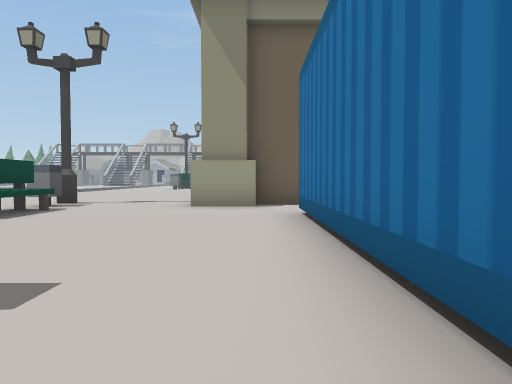
View 1 (above)

21 first-person views from a walk through a Unity game level. The camera is 1.2 m above the floor, tilts 2° down and sees 70° across. The floor is counted in squares, 2 m on a side. Each view is taken from the middle of a square. On the plan, view 1 faces up. The plan holds only what a view shows up to about 10 squares ahead; the rest is blank. The place goes on beyond the plan. Some surface patterns are stand-ins.

View 2
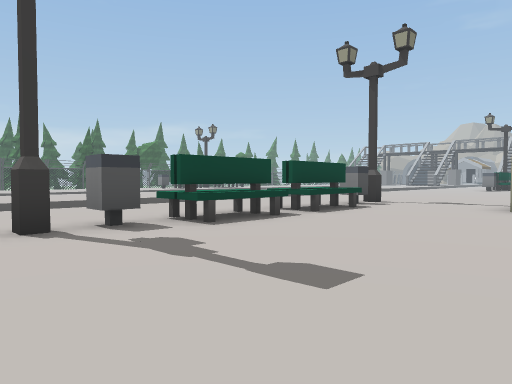

View 3
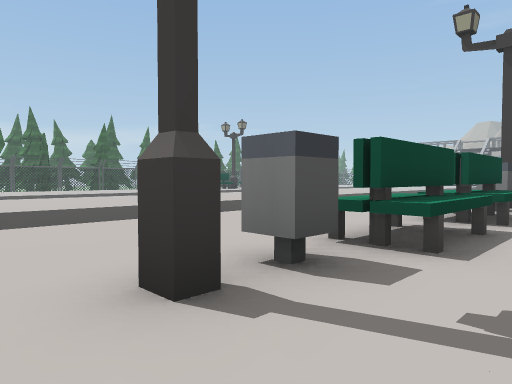

View 4
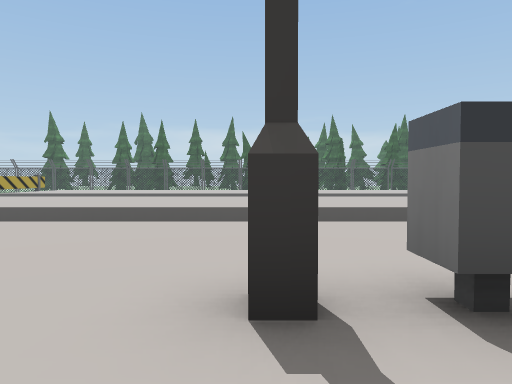

View 5
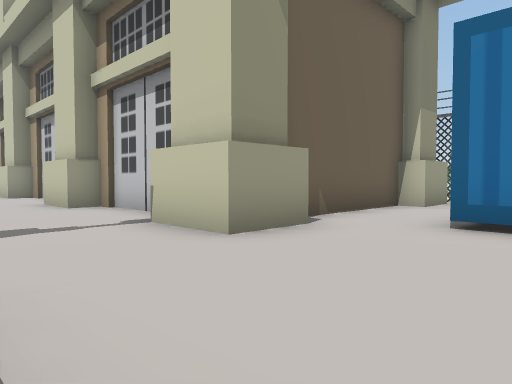

View 6
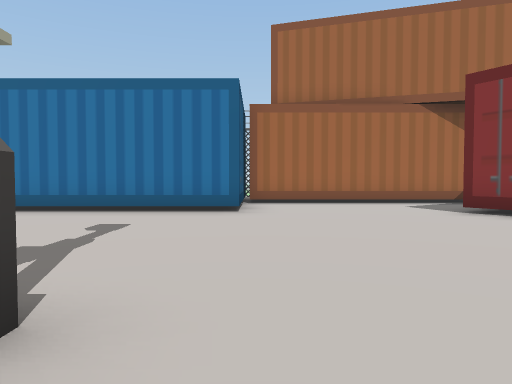

View 7
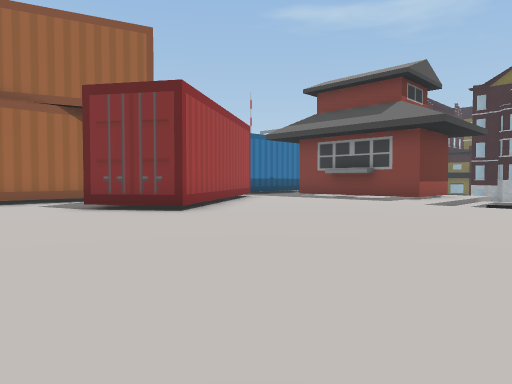

View 8
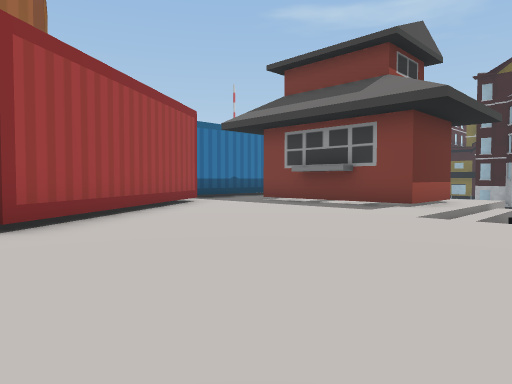

View 9
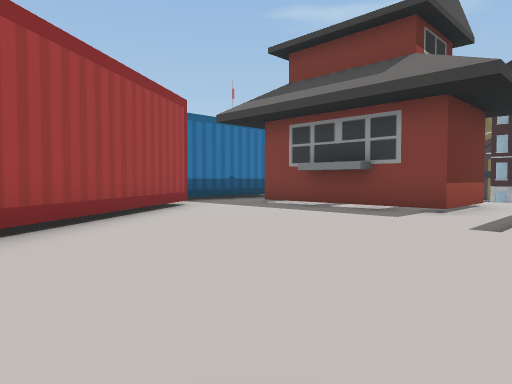

View 10
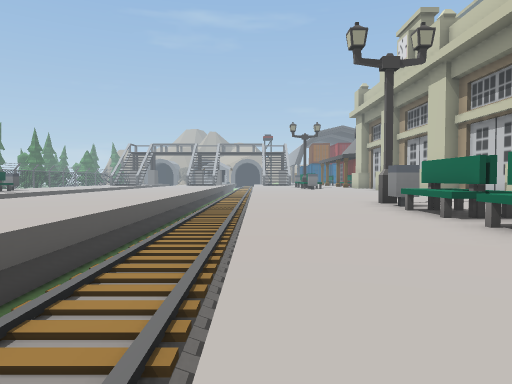

View 11
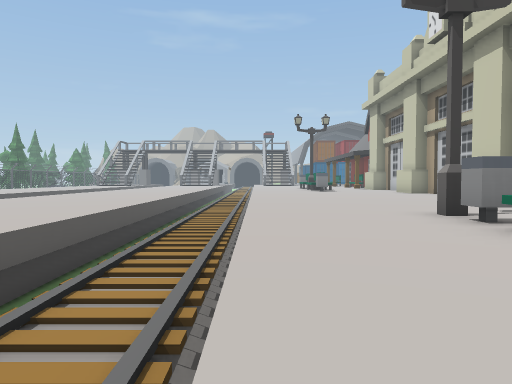

View 12
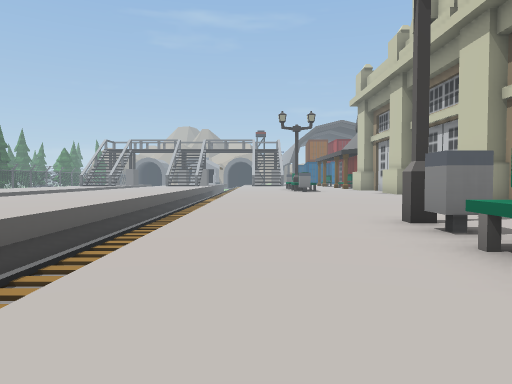

View 13
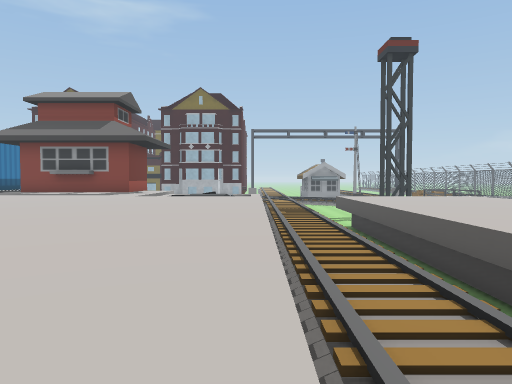

View 14
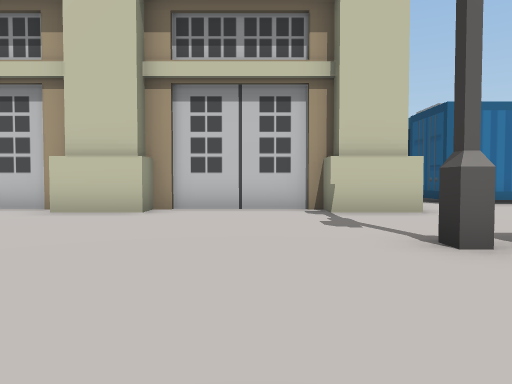

View 15
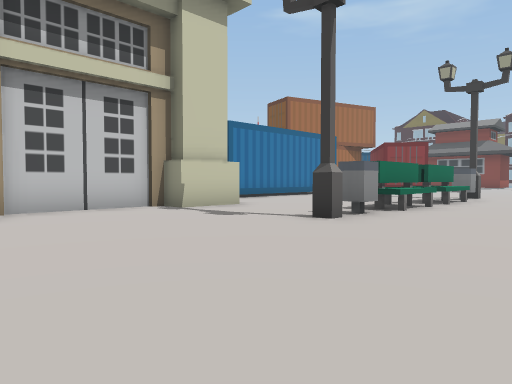

View 16
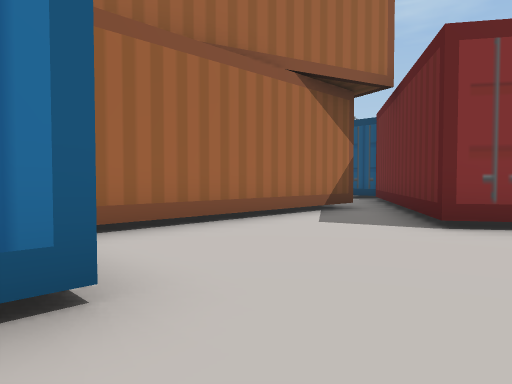

View 17
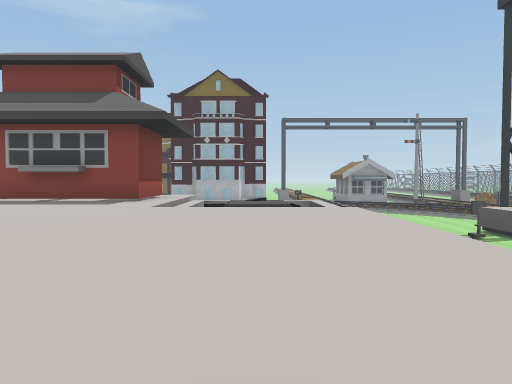

View 18
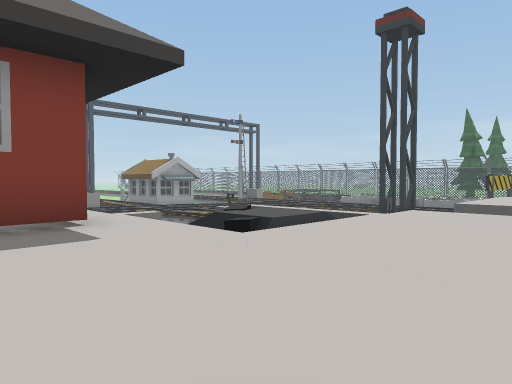

View 19
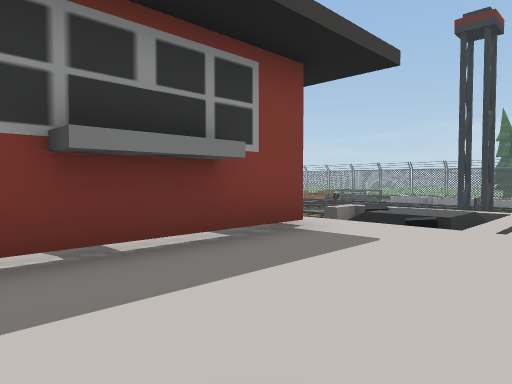

View 20
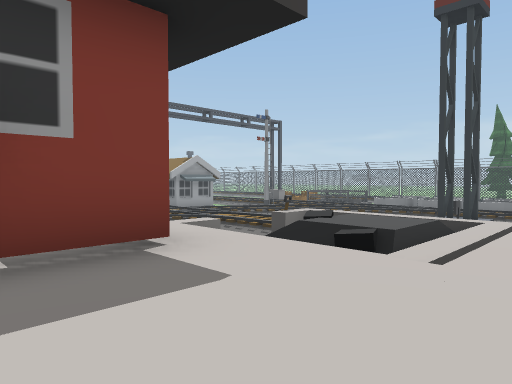

View 21
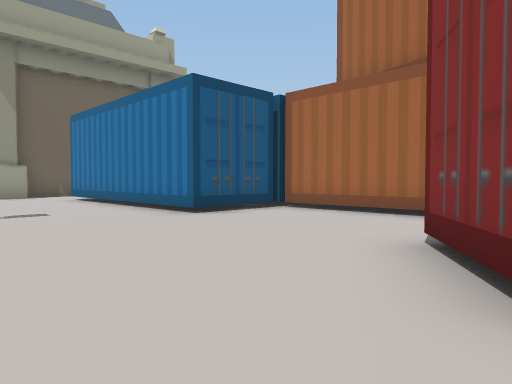

### Floor plan
Key: @ floor where view 1 was taken; # wall or solid block; x gap in a wall; . main floor; - floor 2 m lower than the main floor; / step, stairs or slope; = window, fence, low wall or low ledge; ^ raised ledge; B bench; C container; O other object.
Columns run from 15 left of view 1 to 6 right of it. Each row starts with its distance up from view 1.
 14  ^  #/ /......#
 13 ^^  #///......##
 12  ^  #///.......#
 11  ^  #///.......#
 10 ^^  #///.......#
  9  ^  #///..#...###### O
  8  ^  #///..x...##...##O
  7     #///..BB........
  6     #///..BB....CC
  5     #///........C
  4     #///..BB....C
  3  ^  #///..BB....C
  2 ^^  #///..x.....C
  1     #///..#.....CC#
  0     #///.......@..CC
 -1     #///..........C
 -2     #///..........C
 -3     #///..........C
 -4     #///.......C..C
 -5  ^  #///......CCC.C
 -6  ^  #///.......C CC
 -7 ^^  #///........CCC.
 -8     #  /........C CC
 -9     #  /.........C
-10     #  #^^^-.....C.
-11        ^ .=^.......
-12        ^   ^#####.

Where each view was taken, in squares from view 1:
view 1: 0 up, 0 right, facing up
view 2: 0 up, 0 right, facing up-left
view 3: 0 up, 3 left, facing up-left
view 4: 1 up, 3 left, facing left
view 5: 5 up, 4 left, facing up-right
view 6: 0 up, 6 left, facing right
view 7: 1 down, 7 left, facing down-right
view 8: 4 down, 6 left, facing down-right
view 9: 5 down, 5 left, facing down-right
view 10: 0 up, 8 left, facing up
view 11: 3 up, 8 left, facing up
view 12: 4 up, 7 left, facing up
view 13: 3 up, 8 left, facing down
view 14: 11 up, 8 left, facing right
view 15: 14 up, 8 left, facing down-right
view 16: 1 up, 1 left, facing down-right
view 17: 2 down, 6 left, facing down
view 18: 7 down, 1 left, facing down-left
view 19: 9 down, 1 right, facing down-left
view 20: 9 down, 1 left, facing down-left
view 21: 5 down, 3 left, facing up-right
